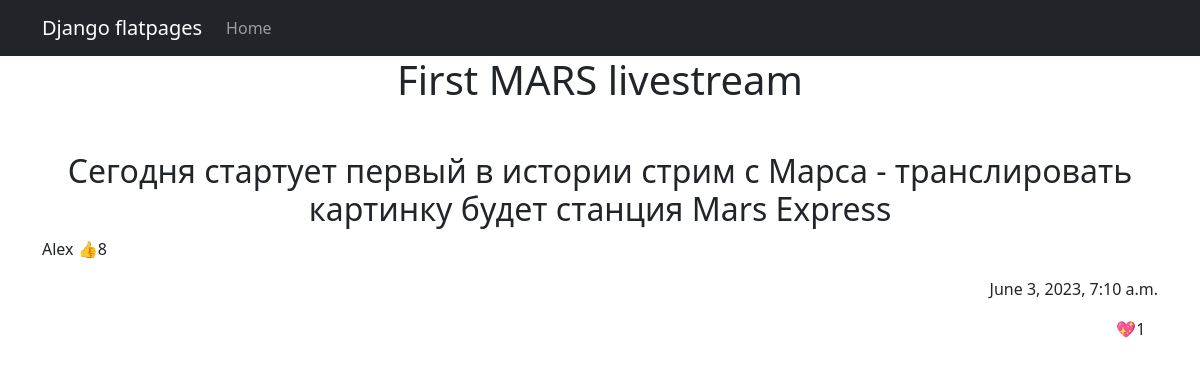
Screenshot of /news/1 with the database file from the repository.
### news/models.py (models this page shows, shortened)
class Post(models.Model):
    postAuthor = models.ForeignKey(Author, on_delete=models.CASCADE)
    NEWS = 'NW'
    ARTICLE = 'AR'
    choose_post = (
        (NEWS, "Новость"),
        (ARTICLE, "Статья")
    )
    postType = models.CharField(max_length=2, choices=choose_post, default=ARTICLE)
    date_creation = models.DateTimeField(auto_now_add=True)
    postCategory = models.ManyToManyField(Category, through='PostCategory')
    title = models.CharField(max_length=128)
    text = models.TextField()
    rating = models.SmallIntegerField(default=0)

class Author(models.Model):
    authorUser = models.OneToOneField(User, on_delete=models.CASCADE)
    rating = models.SmallIntegerField(default=0)

### news/views.py (the view)
# urls.py: path('<int:pk>', NewsDeta.as_view()),
class NewsDeta(DetailView):
    model = Post
    template_name = 'news.html'
    context_object_name = 'news'

### news/templatetags/custom_filters.py (called while the page is built)
@register.filter()
def censor(value):
   text = value.split()
   for i, word in enumerate(text):
      for w in censor_list:
         if w in word:
            if '.' in word or ',' in word:
               text[i] = word[0] + '*' * (len(word) - 2) + word[-1]
            else:
               text[i] = word[0] + '*' * (len(word) - 1)
   return ' '.join(text)

### templates/news.html (shortened to what this page needs)
{% extends 'flatpages/default.html' %}
{% load custom_filters %}
{% block content %}
<h1>{{ news.title }}</h1>
<p>&nbsp;</p>
<h2>{{ news.text|censor }}</h2>
<p style="text-align: left;">{{ news.postAuthor.authorUser.username }}  &#128077;{{ news.postAuthor.rating }}</p>
<p style="text-align: right;">{{ news.date_creation }}</p>
<p style="text-align: right;">&#128150;{{ news.rating }}&nbsp;&nbsp;&nbsp;</p>
{% endblock content %}

### rows the page displays
Post: title "First MARS livestream", text|censor "Сегодня стартует первый в истории стрим с Марса - транслировать картинку будет станция Mars Express", postAuthor.authorUser.username "Alex", postAuthor.rating "8", date_creation "June 3, 2023, 7:10 a.m.", rating "1"
